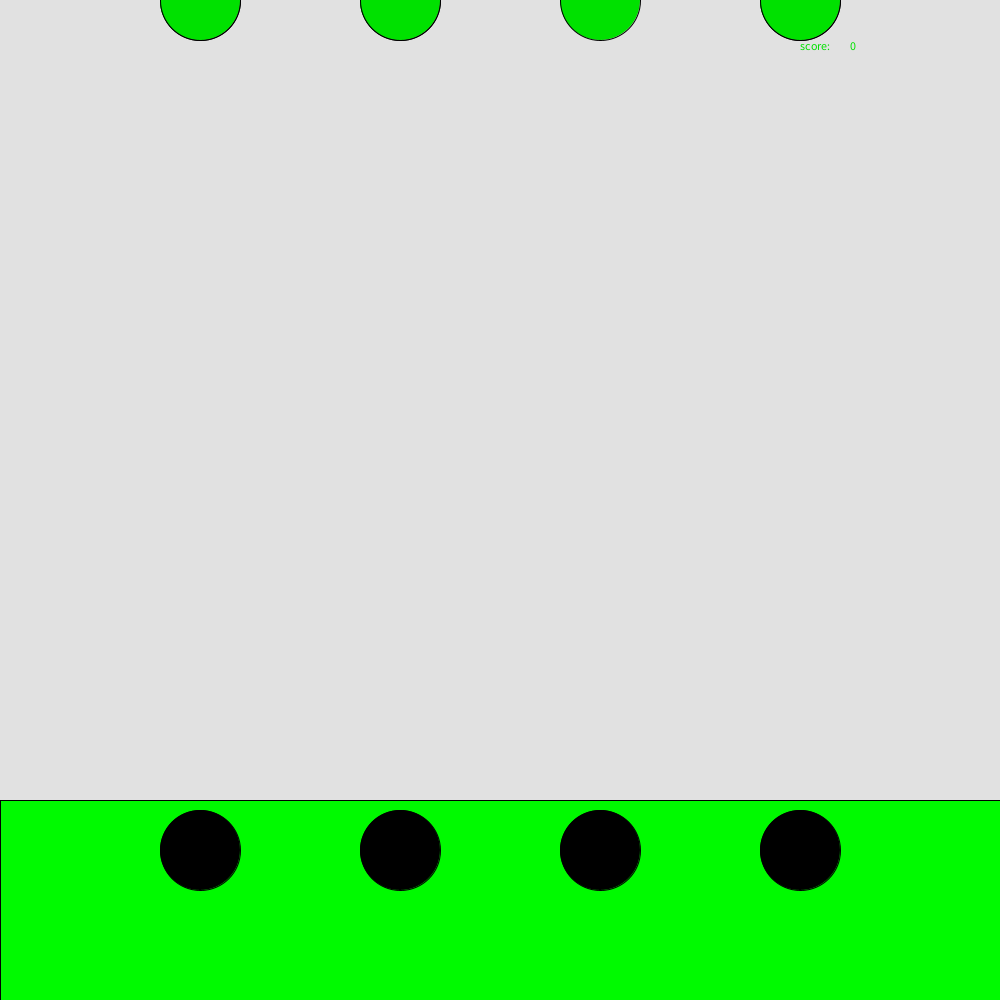
Frame 1 (no input)
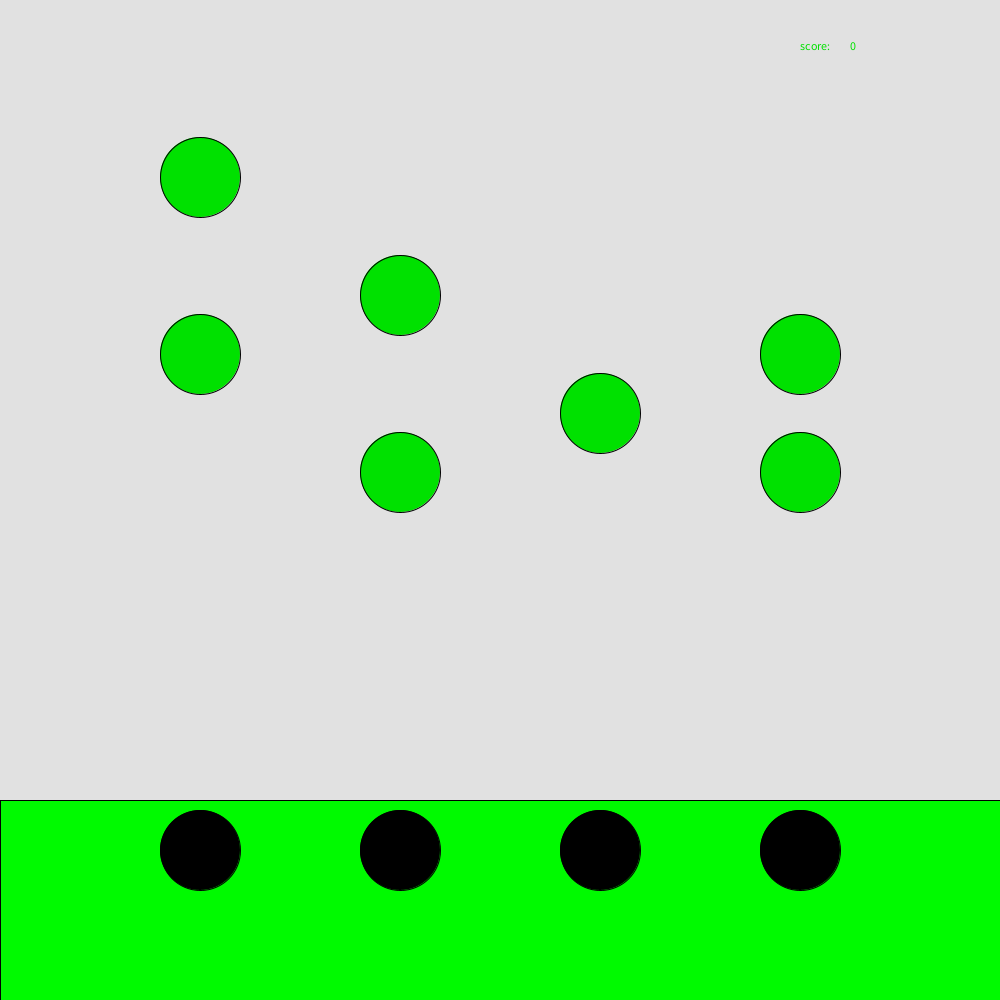
Frame 60 (the mouse pressed at the canvas centre just before this capture)
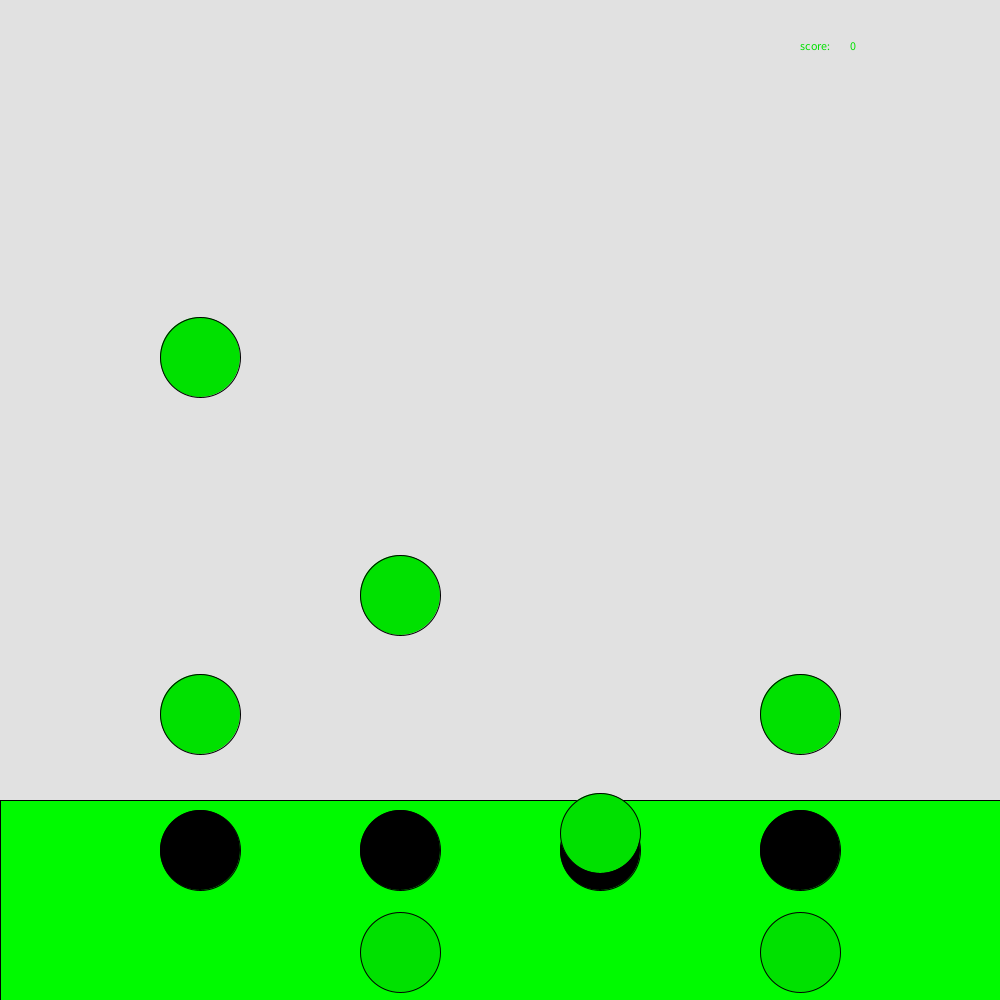
Frame 120 (the mouse held since frame 60 and released just before this capture)

The Processing sketch that drew these frames (run headless with seeded random() and noise(); from frame 60 on, the mouse is pressed at the canvas centre):

// Processing sketch: diego_game_level2
// ── diego_game_level2.pde
int ballf =0;
int ballf2 =0;
int score=0;
int ballg =0;
int ballg2 =0;
int ballj =0; 
int ballk=0;
int ballk2=0;
void setup()
{
  size(1000, 1000);
}
void draw()
{
  background(225, 225, 225);
  fill(0, 250, 0);
  rect(0,800,1000,500);
  fill(0,0,0);
  ellipse(200,850,80,80);
  ellipse(400,850,80,80);
  ellipse(600,850,80,80);
  ellipse(800,850,80,80);
  
  fill(0,225,0);
  ellipse(200, ballf, 80, 80);
  ballf = ballf + 6;
  if (ballf>1000)
  {
    ballf=0;
  }
  
  ellipse(200, ballf2, 80, 80);
  ballf2 = ballf2 + 3;
  if (ballf2>1000)
  {
    ballf2=0;
  }
  
  ellipse(400, ballg, 80, 80);
  ballg = ballg + 8;
  if (ballg>1000)
  {
    ballg=0;
  }
  
  ellipse(400, ballg2, 80, 80);
  ballg2 = ballg2 + 5;
  if (ballg2>1000)
  {
    ballg2=0;
  }
  
  ellipse(600, ballj, 80, 80);
  ballj = ballj + 7;
  if (ballj>1000)
  {
    ballj=0;
  }
  
  ellipse(800, ballk, 80, 80);
  ballk = ballk + 6;
  if (ballk>1000)
  {
    ballk=0;
  }
  
  ellipse(800, ballk2, 80, 80);
  ballk2 = ballk2 + 8;
  if (ballk2>1000)
  {
    ballk2=0;
  }
  
  text("score:", 800, 50);
  text(score, 850, 50);

}

void keyPressed()
{
  if (key == 'f' && ballf>800)
  {
    score=score+25;
  }
  if (key == 'f' && ballf2>800)
  {
    score=score+25;
  }
  if(key=='g' && ballg>800)
{
score=score+25;
} 
if(key=='g' && ballg2>800)
{
score=score+25;
}
if(key=='j' && ballj>800)
{
score=score+25;
}
if(key=='k' && ballk>800)
{
score=score+25;
}
if(key=='k' && ballk2>800)
{
score=score+25;
}
}
